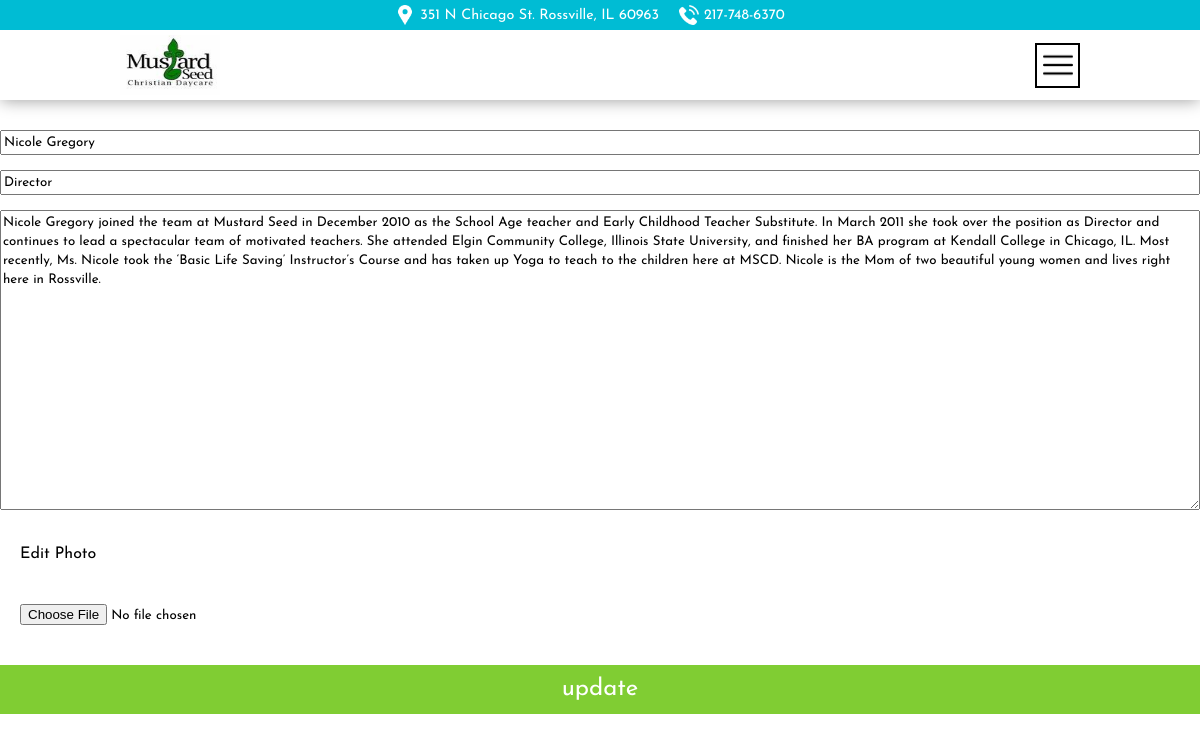
Screenshot of /admi/editstaff.php?id=1 (signed in) with the database file from the repository.
### tables this page shows
CREATE TABLE `staff` (
  `id` int(11) NOT NULL,
  `profe` text NOT NULL,
  `cargo` text NOT NULL,
  `biblio` text NOT NULL,
  `img` text NOT NULL
);

### admi/editstaff.php (the view, shortened to what this page needs)
<?php
require 'navigation.php';
     require 'conexion.php';
     $id = isset($_GET['id']) ? (String)$_GET['id'] : false;
     $staff=$conexion->query("SELECT * FROM staff where id=$id ");
    while ($rowstaff=$staff->Fetch(PDO::FETCH_ASSOC)) {
          $profe = $rowstaff['profe'];
          $cargo = $rowstaff['cargo'];
          $biblio = $rowstaff['biblio'];
      }
 ?>
<!DOCTYPE html>
<html>
<head>
</head>
<body>
    <div style="padding-top: 130px;">
    	 <form style="display: flex;flex-direction: column;" action="saveperfil.php" enctype="multipart/form-data" method="post">
    	 	<input style="margin-bottom: 15px;
" type="text" name="name" value="<?php echo $profe ?>">
<input style="margin-bottom: 15px;
" type="text" name="cargo" value="<?php echo $cargo ?>">
    	 	<textarea style="margin-bottom: 15px;height: 300px;" name="biblio"><?php echo $biblio ?></textarea>
    	 	<label style="padding: 20px;">Edit Photo</label>
            <input style="padding: 20px;" type="file" name="foto">
            <input style="padding: 15px; width: 100%;background: #80CD33; margin-top: 20px; border: none;font-size: 1.5rem;color: white;margin-bottom: 20px;cursor: pointer; " type="submit" name="" value="update">
    	 </form>
    </div>
</body>
</html>

### css/menu.css (style rules this page uses)
* { margin: 0; }

### css/stile.css (style rules this page uses)
* { margin: 0; box-sizing: border-box; line-height: 19px; font-family: 'Josefin Sans', sans-serif; }

### rows the page displays
staff: name "Nicole Gregory", cargo "Director", biblio "Nicole Gregory joined the team at Mustard Seed in December 2010 as the School Age teacher and Early Childhood Teacher Substitute. In March 2011 she took over the position as Director and continues to lead a spectacular team of motivated teachers. She attended Elgin Community College, Illinois State University, and finished her BA program at Kendall College in Chicago, IL. Most recently, Ms. Nicole took the ‘Basic Life Saving’ Instructor’s Course and has taken up Yoga to teach to the children here at MSCD. Nicole is the Mom of two beautiful young women and lives right here in Rossville."
